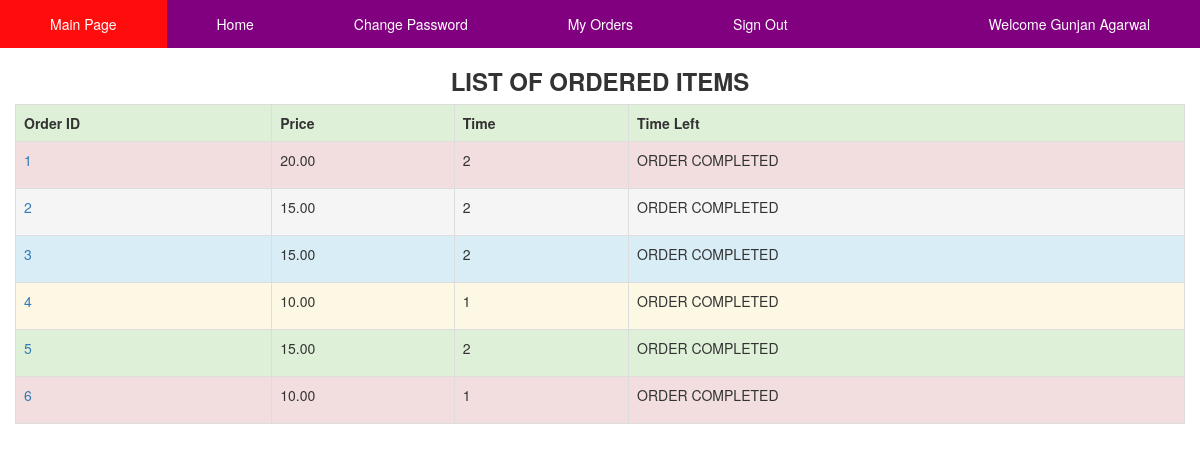
/myorders.php (signed in), run on the app's committed database.
### tables this page shows
CREATE TABLE `orders` (
  `orderid` int(11) NOT NULL,
  `userid` varchar(50) DEFAULT NULL,
  `tt_complete` int(11) DEFAULT NULL,
  `order_time` timestamp NOT NULL DEFAULT CURRENT_TIMESTAMP,
  `price` decimal(7,2) NOT NULL,
  `receipt` enum('0','1') NOT NULL DEFAULT '0'
);

### myorders.php (the view, shortened to what this page needs)
<?php
	require('header.php');
	$tblcolor = array("success", "danger", "active", "info", "warning");
	$tbi=0;
	$selectqry = "SELECT o.orderid, o.userid, o.receipt, o.tt_complete, o.order_time, o.price, u.username from orders o INNER JOIN user_account u on o.userid = u.email and u.email='".$_SESSION['email']."'";
	$execute = mysqli_query($link, $selectqry);
	$num= mysqli_num_rows($execute);
?>
<div class="container">
	<div class="row">
		<div class="table-responsive">
			<table class="table table-bordered table-hover">
				<h3><center><b>LIST OF ORDERED ITEMS</b></center></h3>
				<tr class="<?php echo $tblcolor[$tbi]; $tbi=($tbi+1)%5; ?>">
					<th>Order ID</th>
					<th>Price</th>
					<th>Time</th>
					<th>Time Left</th>
				</tr>
				<?php
					if($num>0){
						while($result=mysqli_fetch_array($execute)){
				?>
				<?php
							if($result['userid']==$_SESSION['email']){
				?>
				<tr class="<?php echo $tblcolor[$tbi]; $tbi=($tbi+1)%5; ?>">
					<td><a href = "yourorder.php?id=<?php echo $result['orderid']; ?>"><?php echo $result['orderid']; ?></a></td>
					<td><?php echo $result['price']; ?></td>
					<td><?php echo($result['tt_complete']); ?></td>
					<td>
						<p id=<?php echo "'time".$result['orderid']."'"; ?>>
							<?php if($result['receipt']=='1'){
									echo "ORDER COMPLETED</p></td>";
									}
							?>
				</tr>
				<?php
							}
						}
					}
				?>
			</table>
		</div>
	</div>
</div>

### header.php (shortened to what this page needs)
<!DOCTYPE html>
<html>
	<head>
		<link rel="stylesheet" href="assets/css/bootstrap.min.css">
		<link rel="stylesheet" href="assets/css/style.css">
	</head>
<body>
<ul>
<li><a href="index.html">Main Page</a></li>
  <li><a href="home.php">Home</a></li>
  <li><a href="changepass.php">Change Password</a></li>
  <li><a href="myorders.php">My Orders</a></li>
  <li><a href="logout.php">Sign Out</a></li>
  <li style="float:right;"><a>Welcome <?php if(isset($_SESSION['username']))echo $_SESSION['username']; ?></a></li>
  <br>
</ul>

### assets/css/style.css (style rules this page uses)
ul { list-style-type: none; margin: 0; padding: 0; overflow: hidden; background-color: rgb(128,0,128); }
li { float: left; }
li a { display: inline-block; color: white; text-align: center; padding: 14px 50px; text-decoration: none; }

### data on the page
orders: orderid "1", price "20.00", tt_complete "2", receipt "ORDER COMPLETED"
orders: orderid "2", price "15.00", tt_complete "2", receipt "ORDER COMPLETED"
orders: orderid "3", price "15.00", tt_complete "2", receipt "ORDER COMPLETED"
orders: orderid "4", price "10.00", tt_complete "1", receipt "ORDER COMPLETED"
orders: orderid "5", price "15.00", tt_complete "2", receipt "ORDER COMPLETED"
orders: orderid "6", price "10.00", tt_complete "1", receipt "ORDER COMPLETED"

### other printed values
$_SESSION['username'] "Gunjan Agarwal"
